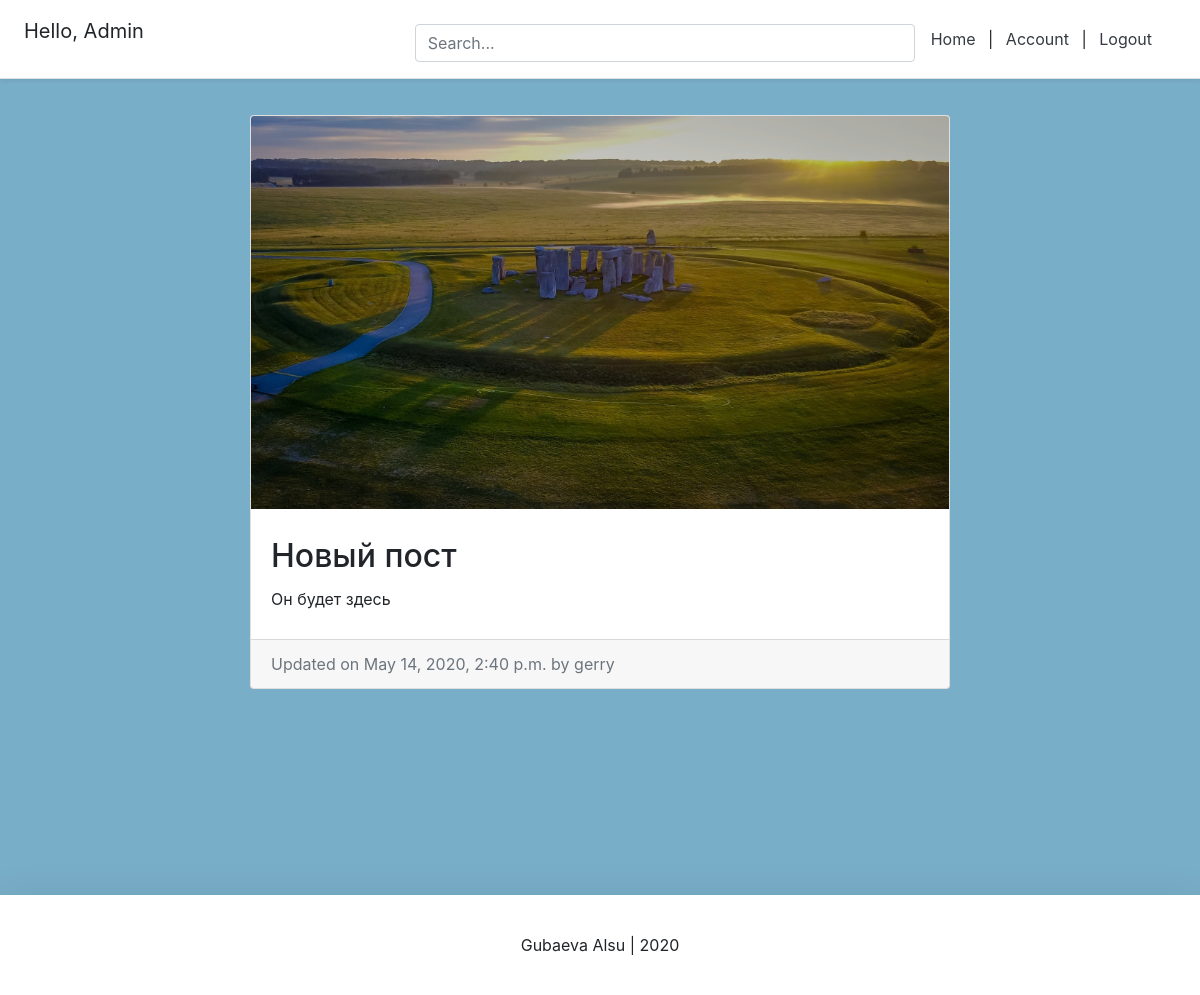
Page /blog/gerry-/ (signed in) on the committed database.
### user/models.py (models this page shows, shortened)
class New_user(AbstractBaseUser):
    email = models.EmailField(verbose_name="email", max_length=60, unique=True)
    username = models.CharField(max_length=40, unique=True)
    date_joined = models.DateTimeField(verbose_name='date joined', auto_now_add=True)
    last_login = models.DateTimeField(verbose_name='last login', auto_now=True)
    is_admin = models.BooleanField(default=False)
    is_active = models.BooleanField(default=True)
    is_staff = models.BooleanField(default=False)
    is_superuser = models.BooleanField(default=False)
    photo = models.ImageField(upload_to='images/', blank=True)
    status = models.TextField(max_length=50, blank=True)
    USERNAME_FIELD = 'username'
    objects = MyAccountManager()
    def __str__(self):
        return self.username

### blog/models.py (models this page shows, shortened)
class BlogPost(models.Model):
    title = models.CharField(max_length=50, null=False, blank=False)
    body = models.TextField(max_length=5000, null=False, blank=False)
    image = models.ImageField(upload_to=upload_location, null=False, blank=False)
    likes = models.ManyToManyField(settings.AUTH_USER_MODEL, related_name='likes', blank=True)
    date_published = models.DateTimeField(auto_now_add=True, verbose_name="date published")
    date_updated = models.DateTimeField(auto_now=True, verbose_name="date updated")
    author = models.ForeignKey(settings.AUTH_USER_MODEL, on_delete=models.CASCADE)
    slug = models.SlugField(blank=True, unique=True)

### blog/views.py (the view)
# urls.py: path('<slug>/', detail_blog_view, name="detail"),
def detail_blog_view(request, slug):
    context = {}
    blog_post = get_object_or_404(BlogPost, slug=slug)
    context['blog_post'] = blog_post
    return render(request, 'blog/detail_blog.html', context)

### templates/blog/detail_blog.html (shortened to what this page needs)
{%  extends "user_page/main.html" %}
{% block all_posts %}
<div class="container">
    <div class="row">
        <div class="card m-auto">
            <img class="card-img-top" src="{{ blog_post.image.url }}" style="max-height: 650px">
            <div class="card-body my-2">
                <h2 class="card-title">{{ blog_post.title }}</h2>
                <p class="card-text">{{blog_post.body|safe}}</p>
            </div>
            <div class="card-footer text-muted">
                Updated on {{ blog_post.date_updated }} by {{ blog_post.author }}
            </div>
        </div>
    </div>
</div>
{% endblock all_posts %}

### templates/snippets/header.html (shortened to what this page needs)
<link rel="stylesheet" href="https://stackpath.bootstrapcdn.com/bootstrap/4.4.1/css/bootstrap.min.css"
>
<div class="d-flex flex-column flex-md-row align-items-center p-3 px-md-4 mb-3 bg-white border-bottom shadow-sm">
  <h5 class="my-0 mr-md-auto font-weight-normal">
      {% if request.user.is_authenticated %}
          <p>Hello, {{ request.user.username }} </p>
      {% endif %}
  </h5>
<div class="search-bar mt-sm-2 mr-2">
    <form method="get">
        <input type="text" class="form-control" name="q" id="id_q" placeholder="Search...">
    </form>
</div>
  <nav class="my-2 my-md-0 mr-md-3">
      {% if request.user.is_authenticated  %}
          <a class="p-2 text-dark" href="{% url 'home' %}">Home</a> |
          <a class="p-2 text-dark" href="{% url 'profile' pk=user.id %}">Account</a> |
          <a class="p-2 text-dark" href="{% url 'logout' %}">Logout</a>
      {% else %}
          <a class="p-2 text-dark" href="{% url 'home' %}">Home</a> |
          <a class="p-2 text-dark" href="{% url 'login' %}">Login</a> |
          <a class="btn btn-outline-primary" href="{% url 'register' %}">Register</a>
      {% endif %}
  </nav>
</div>

### templates/snippets/header.html (style rules this page uses)
@media (min-width: 768px) { html { font-size: 16px; } }
.search-bar { max-width: 500px; width: 100%; }

### templates/blog/detail_blog.html (style rules this page uses)
.card { max-width: 700px; }
.container { padding: 20px; }

### templates/snippets/base_css.html (style rules this page uses)
body { background-color: #79aec8; }

### rows in the picture
New_user: user.username "Admin"
BlogPost: image (picture), title "Новый пост", body "Он будет здесь", date_updated "May 14, 2020, 2:40 p.m.", author "gerry"
